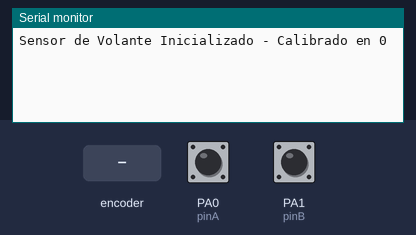
Simulated run of this sketch. Board: STM32 Blue Pill. On the bench: the last lines printed to the serial monitor. The test bench sets the inputs (shaded band); at power-on: PA0 (pinA) HIGH, PA1 (pinB) HIGH.

Above: at 1.2 s.
1.3 s: rotary encoder on PA0 (pinA) / PA1 (pinB) turned 1 step (first pin leading)
At 2.5 s:
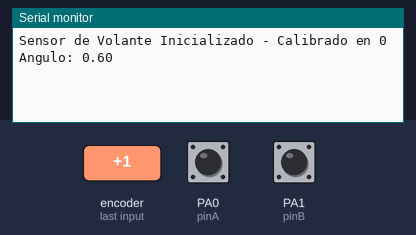
3.0 s: rotary encoder on PA0 (pinA) / PA1 (pinB) turned 1 step (first pin leading)
At 3.8 s:
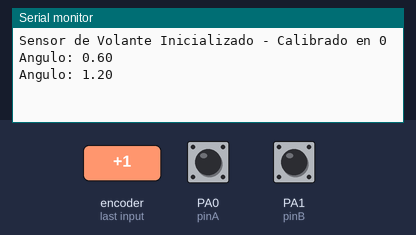

Measured:
- after the input at 1.3 s, the serial monitor: prints a new line at once (image 1)
- after the input at 3.0 s, the serial monitor: prints a new line at once (image 2)

The sketch:

prueba_encoder_v2.ino
```cpp
// Pines para STM32 (basado en tus variables PA0, PA1)
const int pinA = PA0;
const int pinB = PA1;

volatile long pulsos = 0; // Cambiado a long para mayor rango
long anteriorPulsos = 0;
float angulo = 0;

// Constante de conversión: 360 grados / 600 pulsos
const float factorConversion = 0.6;

void setup() {
  pinMode(pinA, INPUT_PULLUP); // Recomendado usar Pullup interno
  pinMode(pinB, INPUT_PULLUP);

  Serial.begin(115200); // Sube la velocidad para no perder tiempo en el loop

  // Interrupción en modo CHANGE para mayor fluidez o FALLING para mantener los 600
  attachInterrupt(digitalPinToInterrupt(pinA), encoderISR, FALLING);

  Serial.println("Sensor de Volante Inicializado - Calibrado en 0");
}

void loop() {
  if (pulsos != anteriorPulsos) {
    // Protegemos la lectura de la variable volátil
    noInterrupts();
    long copiaPulsos = pulsos;
    interrupts();

    // Calculamos el ángulo real
    angulo = copiaPulsos * factorConversion;

    Serial.print("Angulo: ");
    Serial.println(angulo, 2); // 2 decimales de precisión

    anteriorPulsos = copiaPulsos;
  }
}

void encoderISR() {
  // Leemos B para determinar sentido
  if (digitalRead(pinB) == HIGH) {
    pulsos++;
  } else {
    pulsos--;
  }
}
```
